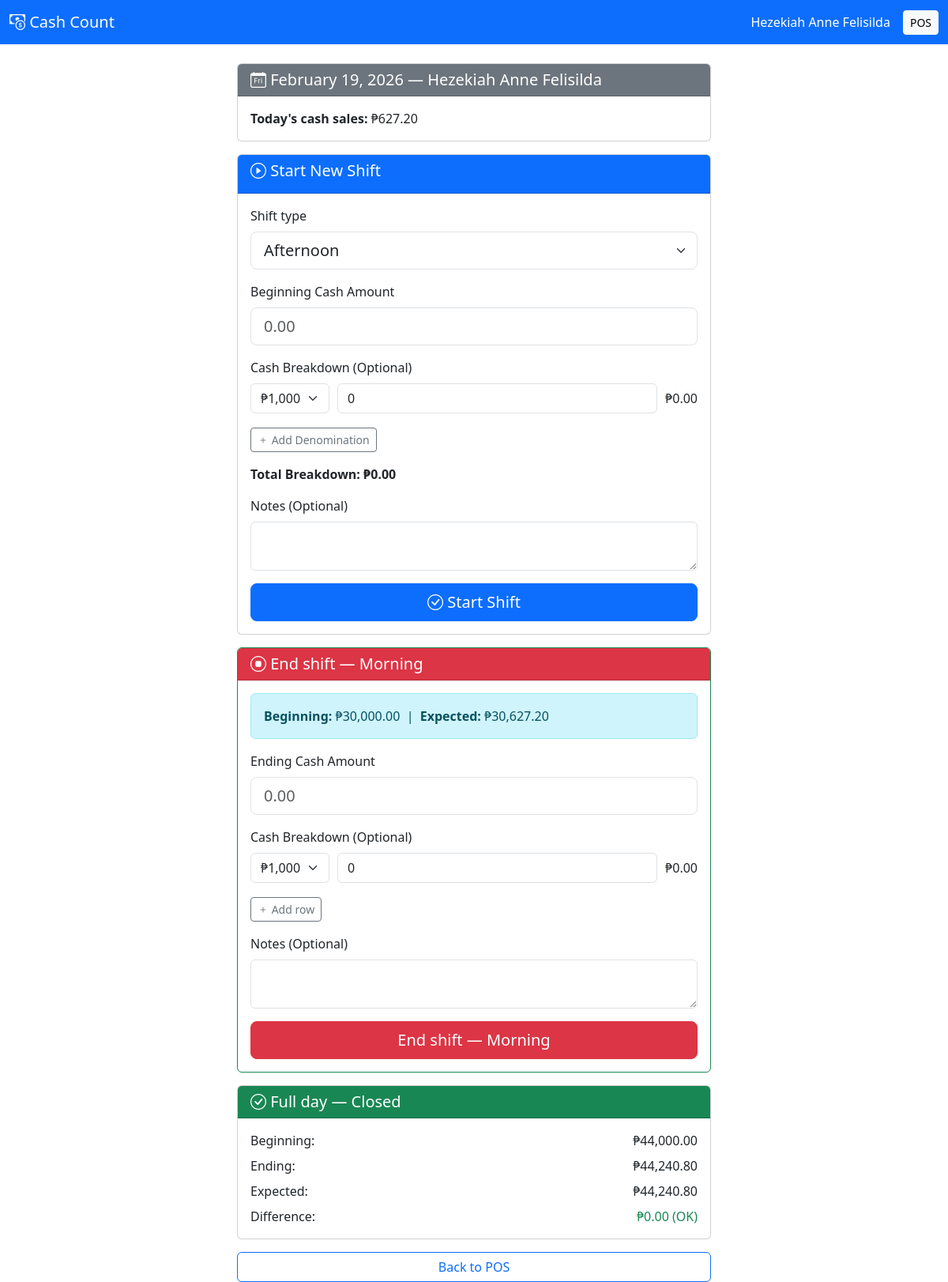
Screenshot of /POS/pos/cash-count.php (signed in) with the database file from the repository.
### tables this page shows
CREATE TABLE `cash_counts` (
  `id` int(11) NOT NULL AUTO_INCREMENT,
  `user_id` int(11) NOT NULL,
  `shift_date` date NOT NULL,
  `shift_type` enum('morning','afternoon','night','full_day') DEFAULT 'full_day',
  `beginning_cash` decimal(10,2) NOT NULL DEFAULT 0.00,
  `ending_cash` decimal(10,2) DEFAULT NULL,
  `expected_cash` decimal(10,2) DEFAULT NULL,
  `actual_cash` decimal(10,2) DEFAULT NULL,
  `difference` decimal(10,2) DEFAULT NULL,
  `status` enum('open','closed') DEFAULT 'open',
  `beginning_notes` text DEFAULT NULL,
  `ending_notes` text DEFAULT NULL,
  `started_at` timestamp NOT NULL DEFAULT current_timestamp(),
  `ended_at` timestamp NULL DEFAULT NULL,
  `created_at` timestamp NOT NULL DEFAULT current_timestamp(),
  `updated_at` timestamp NOT NULL DEFAULT current_timestamp() ON UPDATE current_timestamp(),
  PRIMARY KEY (`id`),
  UNIQUE KEY `unique_user_shift` (`user_id`,`shift_date`,`shift_type`),
  KEY `idx_user_date` (`user_id`,`shift_date`),
  KEY `idx_date` (`shift_date`),
  KEY `idx_status` (`status`),
  CONSTRAINT `cash_counts_ibfk_1` FOREIGN KEY (`user_id`) REFERENCES `users` (`id`)
);

### POS/config/auth.php (called while the page is built, shortened)
<?php
require_once __DIR__ . '/database.php';
class Auth {
    public function isLoggedIn() {
        return isset($_SESSION['user_id']) &&
               (time() - $_SESSION['login_time']) < SESSION_LIFETIME;
    }
    public function getCurrentUser() {
        return [
            'id' => $_SESSION['user_id'],
            'username' => $_SESSION['username'],
            'full_name' => $_SESSION['full_name'],
            'role_id' => $_SESSION['role_id'],
            'role_name' => $_SESSION['role_name'],
            'avatar_url' => $_SESSION['avatar_url'] ?? null
        ];
    }
}

### POS/config/database.php (called while the page is built, shortened)
<?php
class Database {
    private $host = DB_HOST;
    private $user = DB_USER;
    private $pass = DB_PASS;
    private $name = DB_NAME;
    private $conn;
    private function connect() {
        try {
            $this->conn = new PDO(
                "mysql:host={$this->host};dbname={$this->name};charset=utf8mb4",
                $this->user,
                $this->pass,
                [
                    PDO::ATTR_ERRMODE => PDO::ERRMODE_EXCEPTION,
                    PDO::ATTR_DEFAULT_FETCH_MODE => PDO::FETCH_ASSOC,
                    PDO::ATTR_EMULATE_PREPARES => false
                ]
            );
        } catch (PDOException $e) {
            error_log("Database connection failed: " . $e->getMessage());
            throw new Exception("Database connection failed. Please check your database configuration and ensure the database 'pos_system' exists. Error: " . $e->getMessage());
        }
    }
    public function query($sql, $params = []) {
        try {
            $stmt = $this->conn->prepare($sql);
            $stmt->execute($params);
            return $stmt;
        } catch (PDOException $e) {
            error_log("Database query error: " . $e->getMessage());
            throw $e;
        }
    }
    public function fetch($sql, $params = []) {
        return $this->query($sql, $params)->fetch();
    }
    public function fetchAll($sql, $params = []) {
        return $this->query($sql, $params)->fetchAll();
    }
}

### POS/pos/cash-count.php (the view, shortened to what this page needs)
<?php
require_once __DIR__ . '/../config/auth.php';
require_once __DIR__ . '/../config/database.php';
$auth = new Auth();
$auth->requireLogin();
$currentUser = $auth->getCurrentUser();
$db = new Database();
$today = date('Y-m-d');
$todayShifts = $db->fetchAll(
    "SELECT * FROM cash_counts
     WHERE user_id = ? AND shift_date = ?
     ORDER BY created_at ASC",
    [$currentUser['id'], $today]
);
$openShifts = array_filter($todayShifts, function ($s) { return $s['status'] == 'open'; });
$closedShifts = array_filter($todayShifts, function ($s) { return $s['status'] == 'closed'; });
$openShiftTypes = array_map(function ($s) { return $s['shift_type']; }, $openShifts);
$todaySales = $db->fetch(
    "SELECT COALESCE(SUM(final_amount), 0) as total
     FROM transactions
     WHERE user_id = ?
     AND DATE(created_at) = ?
     AND payment_method = 'cash'
     AND payment_status != 'voided'",
    [$currentUser['id'], $today]
)['total'] ?? 0;
$shiftTypeLabels = ['morning' => 'Morning', 'afternoon' => 'Afternoon', 'night' => 'Night', 'full_day' => 'Full day'];
?>
<!DOCTYPE html>
<html lang="en">
<head>
    <link href="https://cdn.jsdelivr.net/npm/bootstrap@5.3.0/dist/css/bootstrap.min.css" rel="stylesheet">
    <link rel="stylesheet" href="https://cdn.jsdelivr.net/npm/bootstrap-icons@1.11.0/font/bootstrap-icons.css">
    <link rel="stylesheet" href="<?php echo APP_URL; ?>/assets/css/pos.css">
</head>
<body>
    <nav class="navbar navbar-dark bg-primary">
        <div class="container-fluid">
            <span class="navbar-brand">
                <i class="bi bi-cash-coin"></i> Cash Count
            </span>
            <div class="d-flex align-items-center">
                <span class="text-white me-3"><?php echo htmlspecialchars($currentUser['full_name']); ?></span>
                <a href="<?php echo APP_URL; ?>/pos/index.php" class="btn btn-light btn-sm">
                    <i class="bi bi-cash-register"></i> POS
                </a>
            </div>
        </div>
    </nav>
    <div class="container mt-4">
        <div class="cash-count-card">
            <div class="card mb-3">
                <div class="card-header bg-secondary text-white">
                    <h5 class="mb-0"><i class="bi bi-calendar-day"></i> <?php echo date('F d, Y'); ?> — <?php echo htmlspecialchars($currentUser['full_name']); ?></h5>
                </div>
                <div class="card-body">
                    <strong>Today's cash sales:</strong> ₱<?php echo number_format($todaySales, 2); ?>
                </div>
            </div>
            <div class="card mb-3">
                <div class="card-header bg-primary text-white">
                    <h5><i class="bi bi-play-circle"></i> Start New Shift</h5>
                </div>
                <div class="card-body">
                    <form id="beginningCashForm">
                        <div class="mb-3">
                            <label class="form-label">Shift type</label>
                            <select class="form-select form-select-lg" id="shift_type" name="shift_type" required>
                                <?php foreach ($shiftTypeLabels as $val => $label): ?>
                                <option value="<?php echo $val; ?>" <?php echo in_array($val, $openShiftTypes) ? 'disabled' : ''; ?>>
                                    <?php echo $label; ?><?php echo in_array($val, $openShiftTypes) ? ' (already open)' : ''; ?>
                                </option>
                                <?php endforeach; ?>
                            </select>
                        </div>
                        <div class="mb-3">
                            <label class="form-label">Beginning Cash Amount</label>
                            <input type="number" step="0.01" class="form-control form-control-lg" id="beginning_cash"
                                   name="beginning_cash" required placeholder="0.00">
                        </div>
                        <div class="mb-3">
                            <label class="form-label">Cash Breakdown (Optional)</label>
                            <div id="beginningDenominations">
                                <div class="denomination-row">
                                    <select class="form-select denomination-input" name="denomination[]">
                                        <option value="1000">₱1,000</option>
                                    </select>
                                    <input type="number" class="form-control" name="quantity[]" placeholder="Qty" min="0" value="0">
                                    <span class="total-amount">₱0.00</span>
                                </div>
                            </div>
                            <button type="button" class="btn btn-sm btn-outline-secondary mt-2" onclick="addDenominationRow('beginning')">
                                <i class="bi bi-plus"></i> Add Denomination
                            </button>
                            <div class="mt-3"><strong>Total Breakdown: ₱<span id="beginningTotal">0.00</span></strong></div>
                        </div>
                        <div class="mb-3">
                            <label class="form-label">Notes (Optional)</label>
                            <textarea class="form-control" id="beginning_notes" name="beginning_notes" rows="2"></textarea>
                        </div>
                        <button type="submit" class="btn btn-primary btn-lg w-100" id="btnStartShift">
                            <i class="bi bi-check-circle"></i> Start Shift
                        </button>
                    </form>
                </div>
            </div>
            <?php foreach ($openShifts as $open):
                $expectedForShift = $open['beginning_cash'] + $todaySales;
                $typeLabel = isset($shiftTypeLabels[$open['shift_type']]) ? $shiftTypeLabels[$open['shift_type']] : $open['shift_type'];
            ?>
            <div class="card mb-3 border-success">
                <div class="card-header bg-danger text-white">
                    <h5 class="mb-0"><i class="bi bi-stop-circle"></i> End shift — <?php echo htmlspecialchars($typeLabel); ?></h5>
                </div>
                <div class="card-body">
                    <div class="alert alert-info mb-3">
                        <strong>Beginning:</strong> ₱<?php echo number_format($open['beginning_cash'], 2); ?> &nbsp;|&nbsp;
                        <strong>Expected:</strong> ₱<?php echo number_format($expectedForShift, 2); ?>
                    </div>
                    <form class="endingCashForm" data-cash-count-id="<?php echo (int)$open['id']; ?>" data-expected="<?php echo $expectedForShift; ?>">
                        <div class="mb-3">
                            <label class="form-label">Ending Cash Amount</label>
                            <input type="number" step="0.01" class="form-control form-control-lg ending_cash_input" required placeholder="0.00">
                        </div>
                        <div class="mb-3">
                            <label class="form-label">Cash Breakdown (Optional)</label>
                            <div class="endingDenominations">
                                <div class="denomination-row">
                                    <select class="form-select denomination-input">
                                        <option value="1000">₱1,000</option>
                                    </select>
                                    <input type="number" class="form-control" placeholder="Qty" min="0" value="0">
                                    <span class="total-amount">₱0.00</span>
                                </div>
                            </div>
                            <button type="button" class="btn btn-sm btn-outline-secondary mt-2 add-ending-row"><i class="bi bi-plus"></i> Add row</button>
                        </div>
                        <div class="mb-3">
                            <label class="form-label">Notes (Optional)</label>
                            <textarea class="form-control ending_notes" rows="2"></textarea>
                        </div>
                        <button type="submit" class="btn btn-danger btn-lg w-100">End shift — <?php echo htmlspecialchars($typeLabel); ?></button>
                    </form>
                </div>
            </div>
            <?php endforeach; ?>
            <?php foreach ($closedShifts as $cc):
                $typeLabel = isset($shiftTypeLabels[$cc['shift_type']]) ? $shiftTypeLabels[$cc['shift_type']] : $cc['shift_type'];
            ?>
            <div class="card mb-3">
                <div class="card-header bg-success text-white">
                    <h5 class="mb-0"><i class="bi bi-check-circle"></i> <?php echo htmlspecialchars($typeLabel); ?> — Closed</h5>
                </div>
                <div class="card-body">
                    <div class="row mb-2">
                        <div class="col-6">Beginning:</div>
                        <div class="col-6 text-end">₱<?php echo number_format($cc['beginning_cash'], 2); ?></div>
                    </div>
                    <div class="row mb-2">
                        <div class="col-6">Ending:</div>
                        <div class="col-6 text-end">₱<?php echo number_format($cc['ending_cash'], 2); ?></div>
                    </div>
                    <div class="row mb-2">
                        <div class="col-6">Expected:</div>
                        <div class="col-6 text-end">₱<?php echo number_format($cc['expected_cash'], 2); ?></div>
                    </div>
                    <div class="row">
                        <div class="col-6">Difference:</div>
                        <div class="col-6 text-end">
                            <span class="<?php echo $cc['difference'] == 0 ? 'text-success' : ($cc['difference'] > 0 ? 'text-warning' : 'text-danger'); ?>">
                                ₱<?php echo number_format($cc['difference'], 2); ?> (<?php echo $cc['difference'] == 0 ? 'OK' : ($cc['difference'] > 0 ? 'Over' : 'Short'); ?>)
                            </span>
                        </div>
                    </div>
                </div>
            </div>
            <?php endforeach; ?>
            <div class="mt-3">
                <a href="<?php echo APP_URL; ?>/pos/index.php" class="btn btn-outline-primary w-100">
                    <i class="bi bi-cash-register"></i> Back to POS
                </a>
            </div>
        </div>
    </div>
</body>
</html>

### POS/pos/cash-count.php (style rules this page uses)
.cash-count-card { max-width: 600px; margin: 0 auto; }
.denomination-row { display: flex; gap: 10px; margin-bottom: 10px; align-items: center; }
.denomination-input { width: 100px; }

### rows the page displays
cash_counts: shift_type "Morning", beginning_cash "30,000.00", expectedForShift "30,627.20"
cash_counts: shift_type "Full day", beginning_cash "44,000.00", ending_cash "44,240.80", expected_cash "44,240.80", difference "0.00", shows "OK"

### other values shown
$currentUser['full_name'] "Hezekiah Anne Felisilda"
$todaySales "627.20"
form field shift_type "Afternoon"
